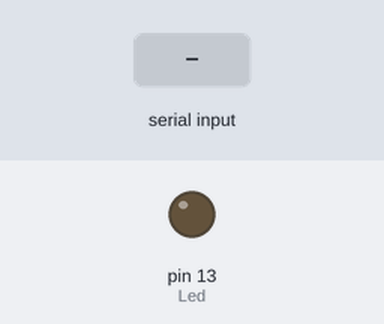
Bench run of a sketch on a simulated Arduino Uno, built with avr-gcc and run on an emulated ATmega328P. On the bench: output pins drawn as LEDs (lit = HIGH). The inputs (shaded band) are chosen by the test bench.

Above: at 1.2 s.
1.3 s: byte 1 (1) received over Serial
At 1.6 s:
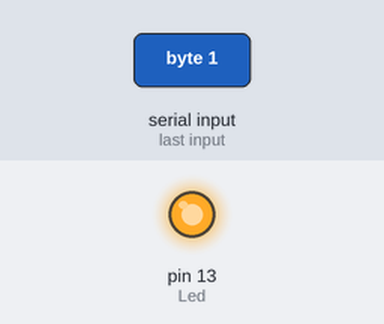
Timing chart, 0 to 4.3 s (numbered marks = the images above; inputs shaded):
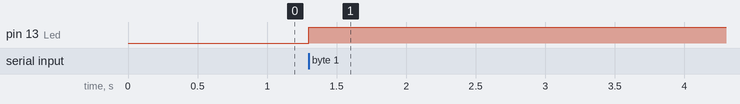

Measured:
- after the input at 1.3 s, pin 13 (Led): LOW → HIGH at once

The sketch:

firstTest.ino.ino
```cpp
int Led= 13;
 int x;

void setup() {
  // put your setup code here, to run once:
  pinMode(Led,OUTPUT);
  Serial.begin(9600);

}

void loop() {
  // put your main code here, to run repeatedly:

  if(Serial.available()){
    x=Serial.read();
    if(x==1){
      digitalWrite(Led,HIGH);
    }
    if(x==0){
      digitalWrite(Led,LOW);
    }
    delay(1000);
  }

}
```
